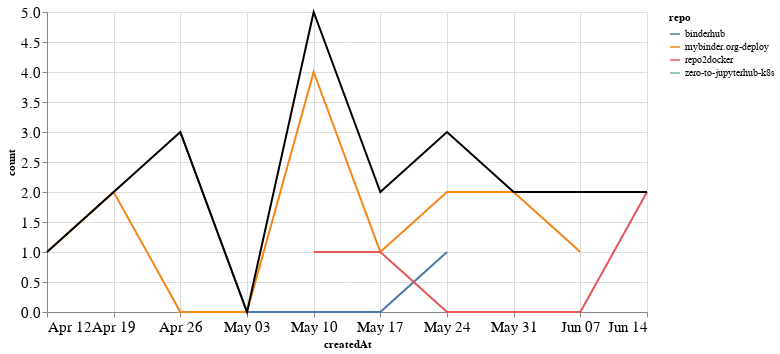

Source (notebook cell):
### Markdown cell above
## PRs

### Code cell
prs_time = prs.groupby('repo').resample('W', on='createdAt').count()['author'].reset_index()
prs_time = prs_time.rename(columns={'author': 'count'})
prs_time_total = prs_time.groupby('createdAt').agg({"count": "sum"}).reset_index()

ch1 = alt.Chart(prs_time, width=600).mark_line().encode(
    x='createdAt',
    y='count',
    color='repo',
    tooltip="repo"
)

ch2 = alt.Chart(prs_time_total, width=600).mark_line(color="black").encode(
    x='createdAt',
    y='count',
)

ch1 + ch2

### Figure 1 — Vega-Lite specification as saved in the notebook (floating-point values rounded to 4 significant figures)
{"config": {"axisLeft": {"labelFontSize": 15}, "axisBottom": {"labelFontSize": 15}}, "layer": [{"data": {"name": "data-a9b0a6a9aaae532e6461df8bdb54e817"}, "mark": "line", "encoding": {"color": {"type": "nominal", "field": "repo"}, "tooltip": {"type": "nominal", "field": "repo"}, "x": {"type": "temporal", "field": "createdAt"}, "y": {"type": "quantitative", "field": "count"}}, "width": 600}, {"data": {"name": "data-033d54d7e844c1222c982655e161a1d0"}, "mark": {"type": "line", "color": "black"}, "encoding": {"x": {"type": "temporal", "field": "createdAt"}, "y": {"type": "quantitative", "field": "count"}}, "width": 600}], "$schema": "https://vega.github.io/schema/vega-lite/v4.8.1.json", "datasets": {"data-a9b0a6a9aaae532e6461df8bdb54e817": [{"repo": "binderhub", "createdAt": "2020-04-26T00:00:00", "count": 3}, {"repo": "binderhub", "createdAt": "2020-05-03T00:00:00", "count": 0}, {"repo": "binderhub", "createdAt": "2020-05-10T00:00:00", "count": 0}, {"repo": "binderhub", "createdAt": "2020-05-17T00:00:00", "count": 0}, {"repo": "binderhub", "createdAt": "2020-05-24T00:00:00", "count": 1}, {"repo": "mybinder.org-deploy", "createdAt": "2020-04-12T00:00:00", "count": 1}, {"repo": "mybinder.org-deploy", "createdAt": "2020-04-19T00:00:00", "count": 2}, {"repo": "mybinder.org-deploy", "createdAt": "2020-04-26T00:00:00", "count": 0}, {"repo": "mybinder.org-deploy", "createdAt": "2020-05-03T00:00:00", "count": 0}, {"repo": "mybinder.org-deploy", "createdAt": "2020-05-10T00:00:00", "count": 4}, {"repo": "mybinder.org-deploy", "createdAt": "2020-05-17T00:00:00", "count": 1}, {"repo": "mybinder.org-deploy", "createdAt": "2020-05-24T00:00:00", "count": 2}, {"repo": "mybinder.org-deploy", "createdAt": "2020-05-31T00:00:00", "count": 2}, {"repo": "mybinder.org-deploy", "createdAt": "2020-06-07T00:00:00", "count": 1}, {"repo": "repo2docker", "createdAt": "2020-05-10T00:00:00", "count": 1}, {"repo": "repo2docker", "createdAt": "2020-05-17T00:00:00", "count": 1}, {"repo": "repo2docker", "createdAt": "2020-05-24T00:00:00", "count": 0}, {"repo": "repo2docker", "createdAt": "2020-05-31T00:00:00", "count": 0}, {"repo": "repo2docker", "createdAt": "2020-06-07T00:00:00", "count": 0}, {"repo": "repo2docker", "createdAt": "2020-06-14T00:00:00", "count": 2}, {"repo": "zero-to-jupyterhub-k8s", "createdAt": "2020-06-07T00:00:00", "count": 1}], "data-033d54d7e844c1222c982655e161a1d0": [{"createdAt": "2020-04-12T00:00:00", "count": 1}, {"createdAt": "2020-04-19T00:00:00", "count": 2}, {"createdAt": "2020-04-26T00:00:00", "count": 3}, {"createdAt": "2020-05-03T00:00:00", "count": 0}, {"createdAt": "2020-05-10T00:00:00", "count": 5}, {"createdAt": "2020-05-17T00:00:00", "count": 2}, {"createdAt": "2020-05-24T00:00:00", "count": 3}, {"createdAt": "2020-05-31T00:00:00", "count": 2}, {"createdAt": "2020-06-07T00:00:00", "count": 2}, {"createdAt": "2020-06-14T00:00:00", "count": 2}]}}
